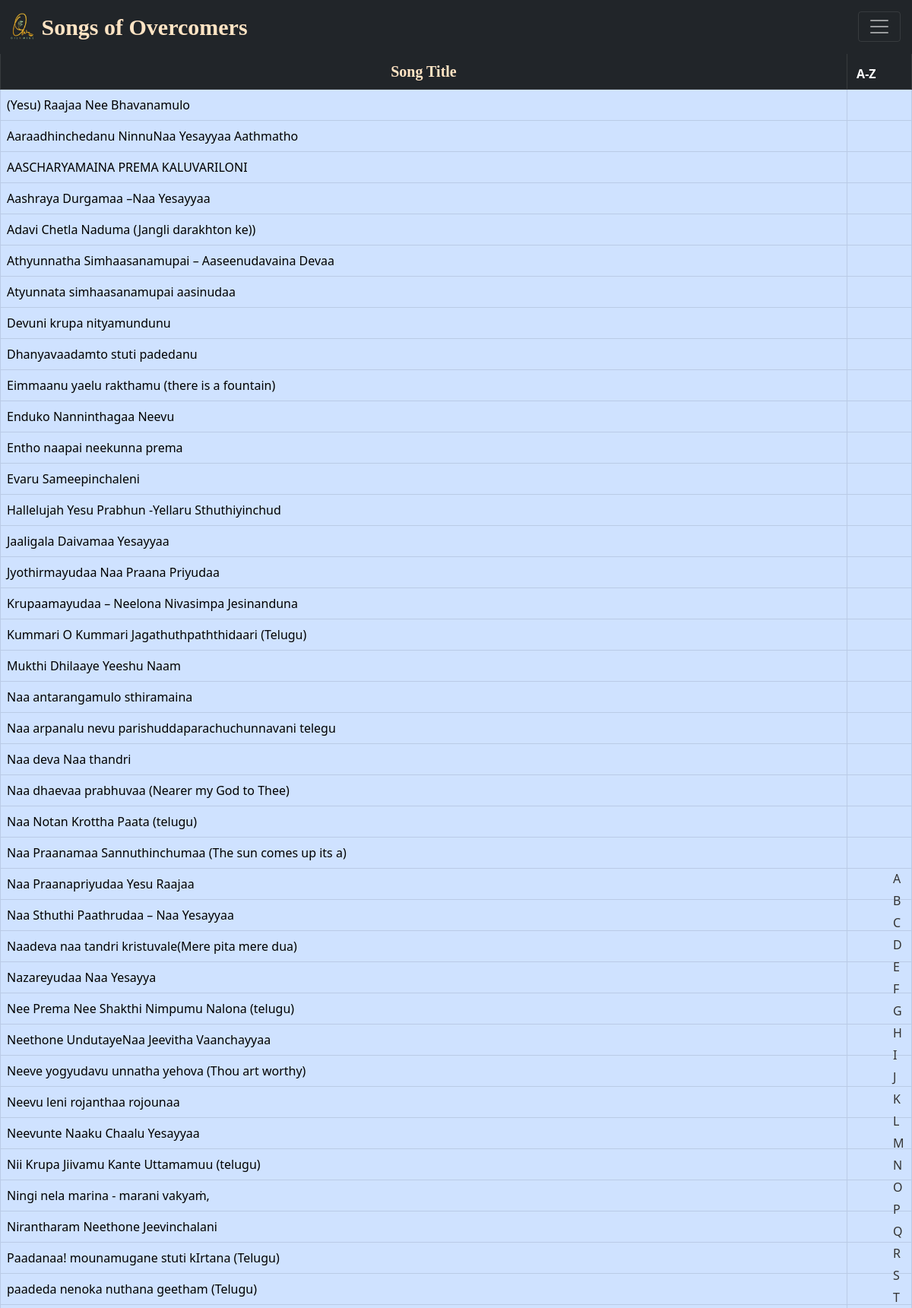
The page /telugu (upper part) on the database its author committed.
### tables this page shows
CREATE TABLE songs (
            id INTEGER PRIMARY KEY AUTOINCREMENT,
            title TEXT,
            alternate_title TEXT,
            lyrics TEXT,
            transliteration TEXT,
            chord TEXT,
            search_title TEXT,
            search_lyrics TEXT,
            youtube_link TEXT,
            create_date TEXT,
            modified_date TEXT,
            username TEXT,
            FOREIGN KEY (username) REFERENCES users(username)
        );

### server.py (the view)
@app.route('/telugu')
def telugu():
    conn = sqlite3.connect(DATABASE)
    if 'username' in session:
        login = True
        user = session['username']
        cursor1 = conn.cursor()
        cursor1.execute('SELECT permission FROM users where username = ?', (user,))
        permission = cursor1.fetchone()
        permission = permission[0]
    else:
        login = False
        user=""
        permission = 0
    cursor = conn.cursor()
    cursor.execute('SELECT id, title, search_title, search_lyrics FROM songs')
    all_rows = cursor.fetchall()
    filtered_results = [row for row in all_rows if 'telugu' in row[1] or 'Telugu' in row[1] or 'Telegu' in row[1] or 'telegu' in row[1] or 'telugu' in row[2] or 'Telugu' in row[2] or 'Telegu' in row[2] or 'telegu' in row[2]]
    sorted_rows = sorted(filtered_results, key=lambda x: x[1].lower())
    conn.close()
    return render_template("telugu.html", login=login, user=user, rows=sorted_rows, permission = permission)

### templates/telugu.html (shortened to what this page needs)
<!DOCTYPE html>
<html lang="en">
<head>
    <link rel="stylesheet" href="https://cdnjs.cloudflare.com/ajax/libs/font-awesome/4.7.0/css/font-awesome.min.css">
    <link href="https://cdn.jsdelivr.net/npm/bootstrap@5.0.2/dist/css/bootstrap.min.css" rel="stylesheet"
>
</head>
<body>
    <nav class="navbar navbar-dark bg-dark sticky-top " aria-label="First navbar example" id="navbar"
        style="display: none;">
        <div class="container-fluid">
            <a class="navbar-brand" href="#"><img src="static/lightTransp.png" alt="oilnwine logo" width="35px"
                    height="35px" class="d-inline-block align-text-bottom"><span
                    style="font-size: 30px;color: bisque; font-family:cursive;"><b>&nbsp;Songs of
                        Overcomers</b></span></a>
            <button class="navbar-toggler" type="button" data-bs-toggle="collapse" data-bs-target="#navbarpills"
                aria-controls="navbarpills" aria-expanded="false" aria-label="Toggle navigation"
                style="position:fixed; top: 15px; right:15px;">
                <span class="navbar-toggler-icon"></span>
            </button>
        </div>
    </nav>
    <br>
    <div class="tab-content" id="pills-tabContent">
        <div class="tab-pane fade show active" id="all" role="tabpanel" aria-labelledby="all-tab">
            <center>
                <table class="table table-dark table-hover table-bordered" style="margin-top: -25px;">
                    <thead class="table-dark">
                        <tr>
                            <th>
                                <center style="font-size: 20px;color: bisque; font-family:cursive;">Song Title</center>
                            </th>
                            <th >&nbsp;A-Z&nbsp;</th>
                        </tr>
                    </thead>
                    <tbody class="table-primary" id="songTable">
                        {% for row in rows %}
                        <tr data-id="{{ row[0] }}" id="{{ row[0] }}">
                            <td data-bs-toggle="modal" data-bs-target="#songModal">{{ row[1] }}</td>
                            <td>&nbsp;&nbsp;</td>
                        </tr>
                        {% endfor %}
                    </tbody>
                </table><br><br>
            </center>
        </div>
    </div>
    <div class="alphabet-navigation">
        <ul class="alphabet-list" id="alphabetList">
        </ul>
    </div>
</body>
</html>

### templates/telugu.html (style rules this page uses)
.alphabet-navigation { position: fixed; top: 50%; right: 10px; transform: translateY(-50%); z-index: 1000; }
.alphabet-list { list-style: none; padding: 0; }

### rows shown on the page
songs: title "(Yesu) Raajaa Nee Bhavanamulo"
songs: title "Aaraadhinchedanu NinnuNaa Yesayyaa Aathmatho"
songs: title "AASCHARYAMAINA PREMA KALUVARILONI"
songs: title "Aashraya Durgamaa –Naa Yesayyaa"
songs: title "Adavi Chetla Naduma (Jangli darakhton ke))"
songs: title "Athyunnatha Simhaasanamupai – Aaseenudavaina Devaa"
songs: title "Atyunnata simhaasanamupai aasinudaa"
songs: title "Devuni krupa nityamundunu"
songs: title "Dhanyavaadamto stuti padedanu"
songs: title "Eimmaanu yaelu rakthamu (there is a fountain)"
songs: title "Enduko Nanninthagaa Neevu"
songs: title "Entho naapai neekunna prema"
songs: title "Evaru Sameepinchaleni"
songs: title "Hallelujah Yesu Prabhun -Yellaru Sthuthiyinchud"
songs: title "Jaaligala Daivamaa Yesayyaa"
songs: title "Jyothirmayudaa Naa Praana Priyudaa"
songs: title "Krupaamayudaa – Neelona Nivasimpa Jesinanduna"
songs: title "Kummari O Kummari Jagathuthpaththidaari (Telugu)"
songs: title "Mukthi Dhilaaye Yeeshu Naam"
songs: title "Naa antarangamulo sthiramaina"
songs: title "Naa arpanalu nevu parishuddaparachuchunnavani telegu"
songs: title "Naa deva Naa thandri"
songs: title "Naa dhaevaa prabhuvaa (Nearer my God to Thee)"
songs: title "Naa Notan Krottha Paata (telugu)"
songs: title "Naa Praanamaa Sannuthinchumaa (The sun comes up its a)"
songs: title "Naa Praanapriyudaa Yesu Raajaa"
songs: title "Naa Sthuthi Paathrudaa – Naa Yesayyaa"
songs: title "Naadeva naa tandri kristuvale(Mere pita mere dua)"
songs: title "Nazareyudaa Naa Yesayya"
songs: title "Nee Prema Nee Shakthi Nimpumu Nalona (telugu)"
songs: title "Neethone UndutayeNaa Jeevitha Vaanchayyaa"
songs: title "Neeve yogyudavu unnatha yehova (Thou art worthy)"
songs: title "Neevu leni rojanthaa rojounaa"
songs: title "Neevunte Naaku Chaalu Yesayyaa"
songs: title "Nii Krupa Jiivamu Kante Uttamamuu (telugu)"
songs: title "Ningi nela marina - marani vakyaṁ,"
songs: title "Nirantharam Neethone Jeevinchalani"
songs: title "Paadanaa! mounamugane stuti kIrtana (Telugu)"
songs: title "paadeda nenoka nuthana geetham (Telugu)"
